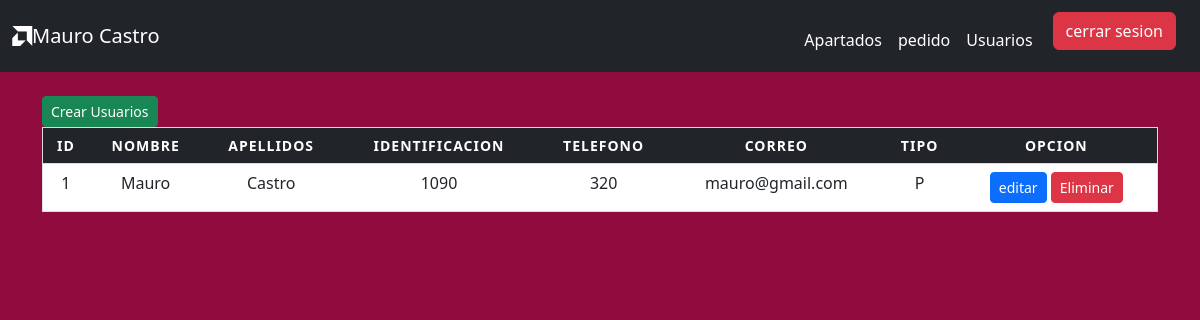
Screenshot of /view/usuarios.php (signed in) with the database file from the repository.
### tables this page shows
CREATE TABLE `persona` (
  `id` int(11) NOT NULL,
  `nombres` varchar(100) NOT NULL,
  `apellidos` varchar(100) NOT NULL,
  `identificacion` varchar(20) NOT NULL,
  `telefono` varchar(20) NOT NULL,
  `correo` varchar(100) NOT NULL,
  `tipo` char(1) NOT NULL,
  `clave` varchar(32) NOT NULL,
  `fecha` datetime NOT NULL DEFAULT current_timestamp()
);

### model/Persona.php (called while the page is built, shortened)
<?php
require_once 'Funciones.php';
class Persona {
    public static function listTodos($filtro) {
        $campos = 'id,identificacion,nombres,apellidos,telefono,correo,tipo';
        $lista=array('persona',$campos,$filtro);
        $retorna=Funciones::listarTodos($lista);
        return $retorna;
    }
}

### model/Funciones.php (called while the page is built, shortened)
<?php
class Funciones {
    public static function listarTodos($array) {
        $parametros=array();
        $tabla=$array[0];
        $campos=$array[1];
        $filtro=$array[2];
        if($filtro==null || $filtro==''){ $filtro=''; }
            else {
                $a=explode('=', $filtro);
                $filtro="WHERE $a[0] =:$a[0]";
                $parametros = array(":$a[0]" => $a[1]);
            }
       $cadenaSQL="SELECT $campos FROM $tabla $filtro ORDER BY id DESC";
       $consulta=ConectorBD::retornarTodos($cadenaSQL,$parametros);
        return $consulta;
        }
}

### model/Conector.php (called while the page is built, shortened)
<?php
class ConectorBD {
    private $servidor;
    private $puerto;
    private $baseDatos;
    private $controlador;
    private $usuario;
    private $clave;
    public function __construct() {
        $ruta= dirname(__FILE__) . '/configuracion.ini';
        if(!file_exists($ruta)){
            echo 'Error: no existe el archivo de configuracion de la base de datos.Nombre del archivo:' . $ruta;
            die();
        } else {
            $parametros= parse_ini_file($ruta);
            if(!$parametros) {echo 'Error: no se puede procesar el archivo de configuracion:Nombre del archivo:'.$ruta;
            } else {
                $this->servidor=$parametros['servidor'];
                $this->puerto=$parametros['puerto'];
                $this->baseDatos=$parametros['baseDatos'];
                $this->controlador=$parametros['controlador'];
                $this->usuario=$parametros['usuario'];
                $this->clave=$parametros['clave'];
            }
        }
    }
    public function conectar() {
        try {
            $dsn = "$this->controlador:host=$this->servidor;port=$this->puerto;dbname=$this->baseDatos";
            $this->conexion = new PDO($dsn, $this->usuario, $this->clave);
            return true;
        } catch (Exception $exc) {
            echo 'No se pudo conectar a la base de datos: ' . $exc->getMessage();
            return false;
        }
    }
    public static function retornarTodos($cadenaSQL, $parametros = []) {
        $conectorBD = new ConectorBD();
        if ($conectorBD->conectar()) {
            try {
                $sentencia = $conectorBD->conexion->prepare($cadenaSQL);
                $sentencia->execute($parametros);
                $consulta = $sentencia->fetchAll(PDO::FETCH_ASSOC);
            } catch (Exception $exc) {
                echo 'Error al ejecutar cadena SQL: ' . $exc->getMessage();
                $consulta = false;
            }
        } else {
            echo 'No se pudo conectar con la base de datos';
        }
        return $consulta;
    }
}
?>

### view/usuarios.php (the view, shortened to what this page needs)
<?php
include_once("cabecera.php");
$cuerpo='';
$filtro=$tipo=='C' ? "id=$user" : null;
$resultado= Persona::listTodos($filtro);
if ($tipo=='P') {
foreach ($resultado as $key => $value) {
    $cuerpo.='
          <tr>
            <td>'.$value['id'].'</td>
            <td>'.$value['nombres'].'</td>
            <td>'.$value['apellidos'].'</td>
            <td>'.$value['identificacion'].'</td>
            <td>'.$value['telefono'].'</td>
            <td>'.$value['correo'].'</td>
            <td>'.$value['tipo'].'</td>
            <td>
            '.$funcion->boton_modal('editar','editarUsuario','editarUser',$value['id'],'btn-primary btn-sm','miFuncion').'
            '.$funcion->boton_eliminar('EliminarUsuario',$value['id'],'usuarios').'
            </td>
        </tr>
    ';
}
echo $funcion->boton_modal('Crear Usuarios','crearUsuario','','','btn-success btn-sm','');
echo $funcion->tabla([ ['id','Nombre','Apellidos','Identificacion','Telefono','Correo','Tipo','Opcion'],$cuerpo ]);
}
?>
<?php include_once("pie.php")?>

### view/cabecera.php (shortened to what this page needs)
<?php
require_once '../model/Persona.php';
require_once '../model/Conector.php';
require_once '../model/TipoPersona.php';
require_once '../model/Components.php';
if(isset($_SESSION['USUARIO'])) {
  $person=$_SESSION['USUARIO'];
        $nombreUsuario = $person['nombres']." ".$person['apellidos'];
} else {
    header('location: ../index.php?mensaje=Acceso no autorizado');
    exit();
}
?>
<html lang="en">
<head>
    <link rel="stylesheet" href="../css/bootstrap.min.css">
    <link rel="stylesheet" href="../css/style.css">
     <link rel="stylesheet" href="https://cdn.jsdelivr.net/npm/bootstrap-icons@1.10.4/font/bootstrap-icons.css">
    <link rel="stylesheet" type="text/css" href="https://cdn.datatables.net/1.13.1/css/jquery.dataTables.css">
</head>
<body>
<div class="row">
  <div class="container">
      <nav class="navbar navbar-expand-md bg-dark ">
          <div class="container-fluid ">
            <a class="navbar-brand" href="#"><i class="bi bi-amd text-white"></i><label class="text-white"><?=$nombreUsuario?> </label></a>
            <div class="collapse navbar-collapse " id="navbarToggler" style="justify-content: space-between;">
              <ul class="navbar-nav ms-auto my-1 text-white">
                <?= TipoPersona::getMenu($person['tipo']) ?>
                  <div class="container text-primary align-items-end centrar">
                  <a class="btn btn-danger" onclick="exit()" role="button">cerrar sesion</a>
                </div>
               </ul>
            </div>
          </div>
        </nav>
  </div>
</div><br>
    <div class="container">

### model/TipoPersona.php (shortened to what this page needs)
<?php
class TipoPersona {
    public static function getMenu($codigo) {
        $menu='';
         switch ($codigo){
            case 'P':
                $menu.="<li class='nav-item mt-2'>
                        <a class='nav-link text-white' href='apartados.php'>Apartados</a>
                        </li>";
                $menu.="<li class='nav-item mt-2'>
                        <a class='nav-link text-white' href='productos.php'>pedido</a>
                        </li>";
                $menu.="<li class='nav-item mt-2'>
                        <a class='nav-link text-white' href='usuarios.php'>Usuarios</a>
                        </li>";
            break;
        }
        return $menu;
    }
}

### model/Components.php (shortened to what this page needs)
<?php
class Components {
    public static function boton_modal($titulo, $name, $pagina, $data, $clase, $evento) {
        $event = isset($evento) && $evento !='' ? $event='onclick="'.$evento.'(\''.$data.'\')"' : $event='';
        $boton = '
            <button type="button" '.$event.' class="btn '.$clase.'" data-bs-toggle="modal" data-bs-target="#'.$name.'" >'.$titulo.'</button>
        ';
        return $boton;
    }
    public static function boton_eliminar($accion,$id,$ruta){
        $boton='
            <button type="button" onclick="borrar(\''.$id.'\')" name="accion" value="" id="" class="btn btn-danger btn-sm" >Eliminar</button>
        ';
        $boton.='
            <script>
                function borrar(id){
                    Swal.fire({
                    title: "desea eliminar este registro?",
                    showCancelButton: true,
                    confirmButtonText: "si",
                    }).then((result) => {
                    if (result.isConfirmed) {
                        var url= "../controller/controlBack.php";
                        var formData = new FormData();
                        formData.append("accion", "'.$accion.'");
                        formData.append("id", id);
                        fetch(url,{
                            method: "POST",
                            body: formData
                        }) .then(response => response.json())
                                .then(data => {
                                    window.location="./'.$ruta.'.php?mensaje="+data.mensaje;
                                }).catch(err => console.log(err));
                    }
                    })
                }
            </script>
        ';
        return $boton;
    }
    public static function tabla($array){
      $titulo='';
      $encabezado=$array[0];
      $body=$array[1];
      $class=isset($array[2]) ? $array[2] : '';
      $idTabla=isset($array[3]) ? $array[3] : '';
      foreach ($encabezado as $key => $value) {
        $titulo.='<th>'.$value.'</th>';
      }
      $lista='
           <table class="table bordered  table-hover table-responsive '.$class.'" id="'.$idTabla.'" >
                <thead class="table-dark align-content-center">
                    <tr>
                    '.$titulo.'
                    </tr>
                </thead>
                <tbody class="bg-white text-left">
                    '.$body.'
                </tbody>
            </table>
      ';
      return $lista;
    }
}
$funcion=new Components();

### view/pie.php (shortened to what this page needs)
   </div>
  </div><br>
   </body>
</html>

### css/style.css (style rules this page uses)
body { background: #900C3F; }
table { border: 1px solid #ccc; width: 100%; margin:0; padding:0; border-collapse: collapse; border-spacing: 0; }
table tr { border: 1px solid #ddd; padding: 5px; }
table th, table td { padding: 10px; text-align: center; }
table th { text-transform: uppercase; font-size: 14px; letter-spacing: 1px; }

### rows the page displays
persona: id "1", nombres "Mauro", apellidos "Castro", identificacion "1090", telefono "320", correo "mauro@gmail.com", tipo "P"

### other values shown
$nombreUsuario "Mauro Castro"
$titulo "Crear Usuarios"
$value "ID"
$value "NOMBRE"
$value "APELLIDOS"
$value "IDENTIFICACION"
$value "TELEFONO"
$value "CORREO"
$value "TIPO"
$value "OPCION"
